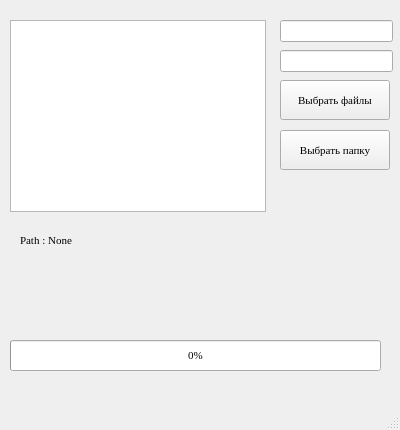
<?xml version="1.0" encoding="UTF-8"?>
<ui version="4.0">
 <class>MainWindow</class>
 <widget class="QMainWindow" name="MainWindow">
  <property name="geometry">
   <rect>
    <x>0</x>
    <y>0</y>
    <width>400</width>
    <height>430</height>
   </rect>
  </property>
  <property name="minimumSize">
   <size>
    <width>400</width>
    <height>430</height>
   </size>
  </property>
  <property name="font">
   <font>
    <family>Georgia</family>
    <pointsize>8</pointsize>
   </font>
  </property>
  <property name="windowTitle">
   <string>RenameMe</string>
  </property>
  <property name="windowIcon">
   <iconset theme="document-properties">
    <normaloff>.</normaloff>.</iconset>
  </property>
  <property name="windowOpacity">
   <double>1.000000000000000</double>
  </property>
  <widget class="QWidget" name="centralwidget">
   <widget class="QPushButton" name="pushButton">
    <property name="geometry">
     <rect>
      <x>280</x>
      <y>80</y>
      <width>110</width>
      <height>40</height>
     </rect>
    </property>
    <property name="text">
     <string>Выбрать файлы</string>
    </property>
   </widget>
   <widget class="QProgressBar" name="progressBar">
    <property name="geometry">
     <rect>
      <x>10</x>
      <y>340</y>
      <width>371</width>
      <height>31</height>
     </rect>
    </property>
    <property name="value">
     <number>0</number>
    </property>
   </widget>
   <widget class="QPushButton" name="pushButton_2">
    <property name="geometry">
     <rect>
      <x>280</x>
      <y>130</y>
      <width>110</width>
      <height>40</height>
     </rect>
    </property>
    <property name="text">
     <string>Выбрать папку</string>
    </property>
   </widget>
   <widget class="QLineEdit" name="prefix">
    <property name="geometry">
     <rect>
      <x>280</x>
      <y>20</y>
      <width>113</width>
      <height>22</height>
     </rect>
    </property>
   </widget>
   <widget class="QLineEdit" name="prefix_2">
    <property name="geometry">
     <rect>
      <x>280</x>
      <y>50</y>
      <width>113</width>
      <height>22</height>
     </rect>
    </property>
   </widget>
   <widget class="QListWidget" name="listWidget">
    <property name="geometry">
     <rect>
      <x>10</x>
      <y>20</y>
      <width>256</width>
      <height>192</height>
     </rect>
    </property>
   </widget>
   <widget class="QLabel" name="label">
    <property name="geometry">
     <rect>
      <x>20</x>
      <y>230</y>
      <width>241</width>
      <height>20</height>
     </rect>
    </property>
    <property name="text">
     <string>Path : None</string>
    </property>
   </widget>
  </widget>
  <widget class="QMenuBar" name="menubar">
   <property name="geometry">
    <rect>
     <x>0</x>
     <y>0</y>
     <width>400</width>
     <height>18</height>
    </rect>
   </property>
  </widget>
  <widget class="QStatusBar" name="statusbar"/>
 </widget>
 <resources/>
 <connections/>
</ui>
